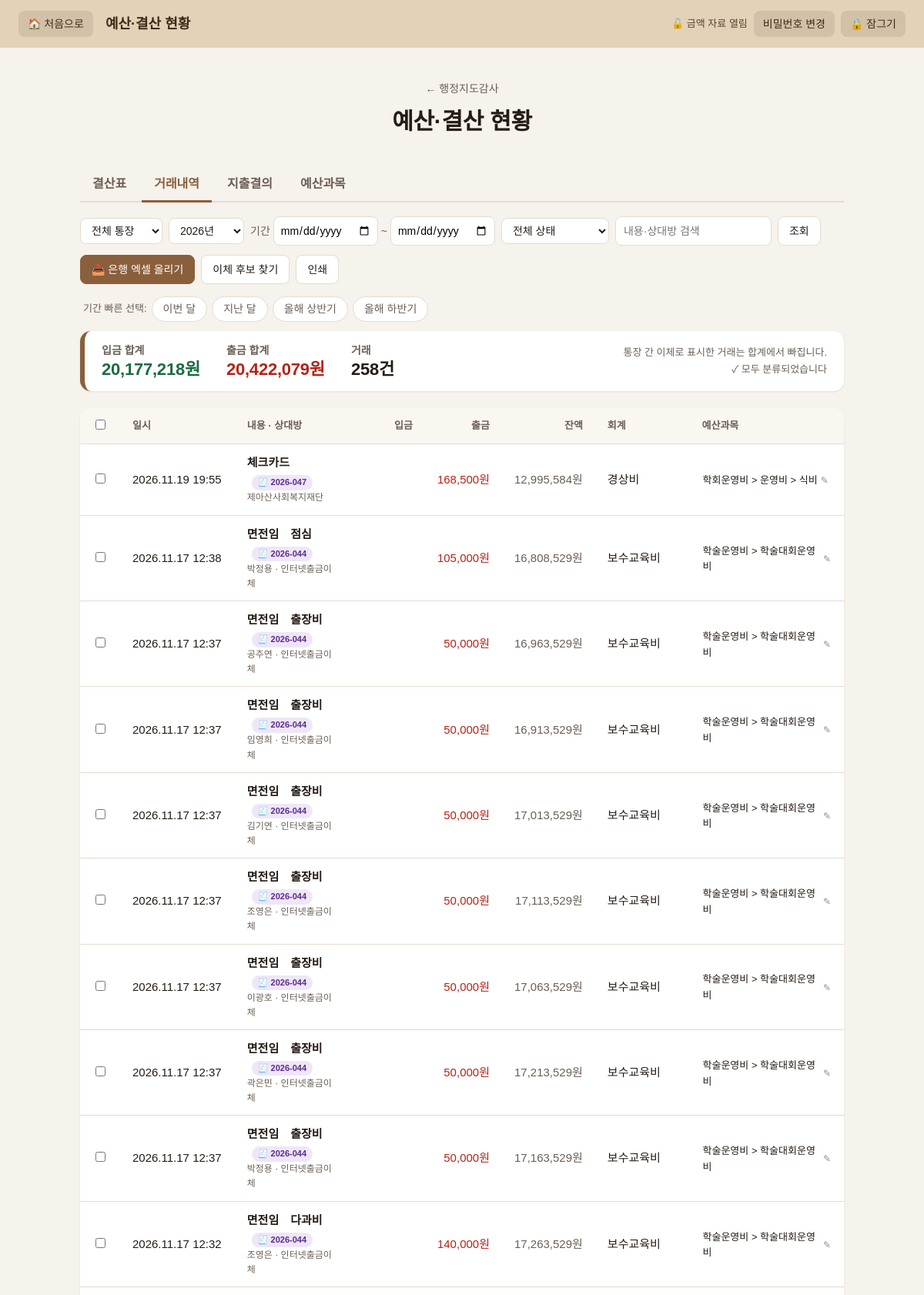
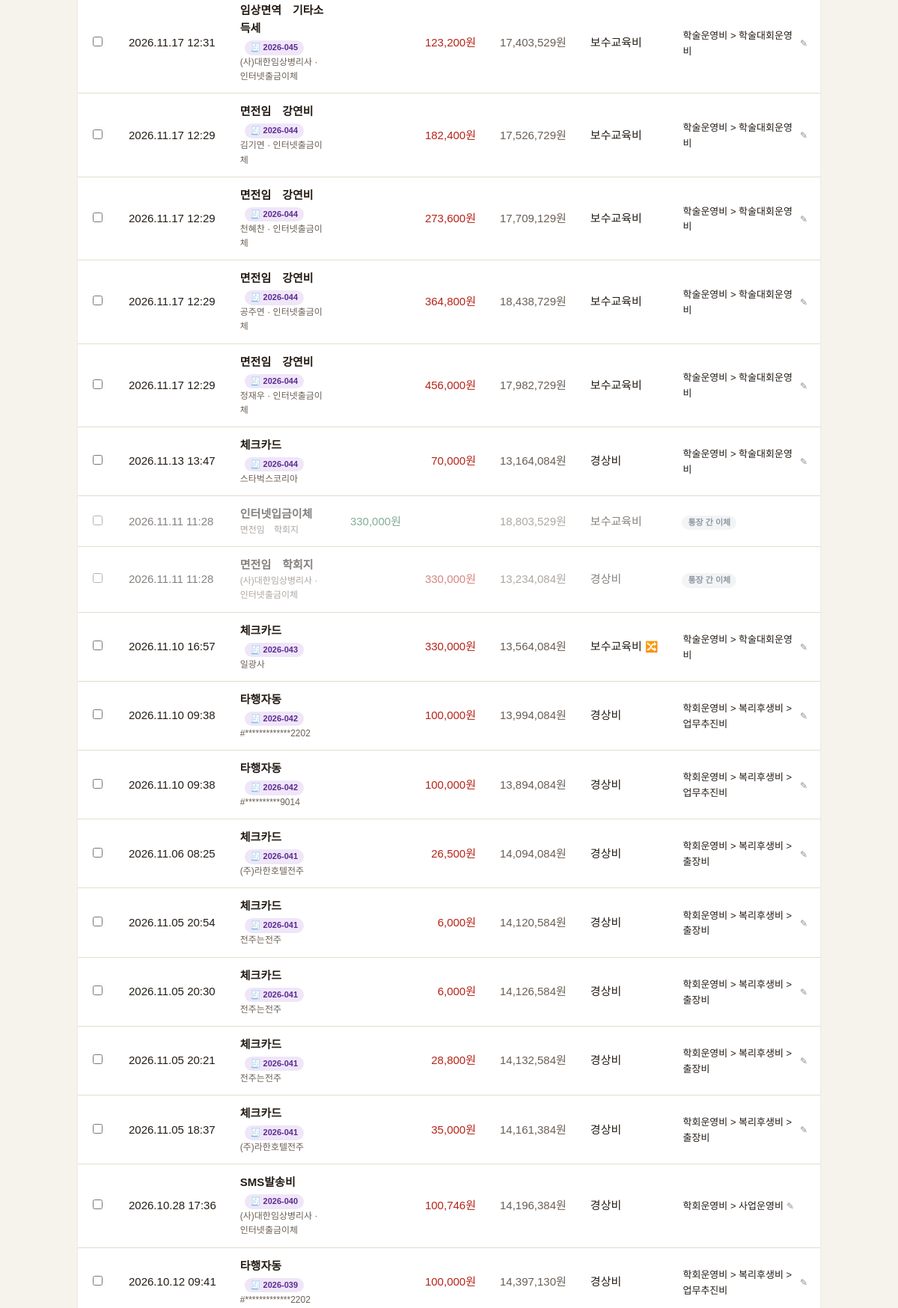
/audit/budget/transactions (signed in, upper part), run on the app's committed database (2 pictures, top to bottom).
### tables this page shows
CREATE TABLE voucher_transactions (  -- 결의서에 묶인 거래 (거래 한 건은 결의서 하나에만)
    voucher_id     INTEGER NOT NULL REFERENCES vouchers(id) ON DELETE CASCADE,
    transaction_id INTEGER NOT NULL UNIQUE REFERENCES bank_transactions(id) ON DELETE CASCADE,
    PRIMARY KEY (voucher_id, transaction_id)
);

CREATE TABLE bank_transactions (   -- 은행 엑셀에서 가져온 거래
    id              INTEGER PRIMARY KEY AUTOINCREMENT,
    account_id      INTEGER NOT NULL,            -- 거래가 일어난 통장
    occurred_at     TEXT NOT NULL,               -- YYYY-MM-DDTHH:MM:SS
    counterparty    TEXT,                        -- 보낸분/받는분
    memo_own        TEXT,                        -- 내 통장 표시
    memo            TEXT,
    summary         TEXT,                        -- 적요
    branch          TEXT,
    deposit         INTEGER NOT NULL DEFAULT 0,
    withdrawal      INTEGER NOT NULL DEFAULT 0,
    balance         INTEGER,
    fund_account_id INTEGER,                     -- 결산에서 속하는 회계(통장). 비우면 account_id
    category_id     INTEGER REFERENCES budget_categories(id) ON DELETE SET NULL,
    category_source TEXT,                        -- manual / rule
    is_transfer     INTEGER NOT NULL DEFAULT 0,  -- 통장 간 이체(수입·지출 합계에서 제외)
    note            TEXT,
    dedupe_key      TEXT NOT NULL,
    imported_at     TEXT
);

CREATE TABLE vouchers (            -- 지출결의서: 거래 여러 건을 묶는 결의서 한 장
    id          INTEGER PRIMARY KEY AUTOINCREMENT,
    voucher_no  TEXT,                            -- 결의번호 (예: 2026-003)
    title       TEXT NOT NULL,                   -- 적요
    issued_on   TEXT,                            -- 발의일 YYYY-MM-DD
    paid_on     TEXT,                            -- 지출일 YYYY-MM-DD
    receiver    TEXT,                            -- 영수자
    method      TEXT NOT NULL DEFAULT '이체',    -- 지출방법: 이체 / 카드 / 현금
    category_id INTEGER REFERENCES budget_categories(id) ON DELETE SET NULL,
    note        TEXT,                            -- 참고사항
    created_at  TEXT
);

CREATE TABLE accounts (          -- 통장 (경상비 / 보수교육비)
    id           INTEGER PRIMARY KEY AUTOINCREMENT,
    alias        TEXT NOT NULL DEFAULT '',     -- 별칭
    bank         TEXT,
    number       TEXT,                         -- 가려서 입력한 계좌번호 (전체 번호는 저장하지 않음)
    last4        TEXT,                         -- 끝 4자리 (엑셀 가져오기 때 통장 인식용)
    product_name TEXT,                         -- 계좌명
    purpose      TEXT,
    memo         TEXT
);

### routes/budget.py (the view)
@bp.route("/audit/budget/transactions")
def transactions():
    now_year = datetime.now().year
    account = request.args.get("account", "all")
    status = request.args.get("status", "all")
    q = request.args.get("q", "").strip()
    start, end = _date_arg(request.args.get("start")), _date_arg(request.args.get("end"))
    if start and end and start > end:
        start, end = end, start
    with db() as conn:
        accounts = conn.execute("SELECT id, alias, last4 FROM accounts ORDER BY id").fetchall()
        years = [int(r["y"]) for r in conn.execute(
            "SELECT DISTINCT substr(occurred_at, 1, 4) AS y FROM bank_transactions ORDER BY y DESC")]
        year = request.args.get("year")
        if year is None:
            year = str(years[0]) if years else str(now_year)
        elif year != "all" and not year.isdigit():
            year = str(now_year)
        where, args = ["1 = 1"], []
        if account.isdigit():
            where.append("t.account_id = ?"); args.append(int(account))
        else:
            account = "all"
        if start or end:            # 기간을 정하면 연도 선택보다 우선합니다
            year = "all"
            if start:
                where.append("substr(t.occurred_at, 1, 10) >= ?"); args.append(start)
            if end:
                where.append("substr(t.occurred_at, 1, 10) <= ?"); args.append(end)
        elif year != "all":
            where.append("substr(t.occurred_at, 1, 4) = ?"); args.append(year)
        base_where, base_args = " AND ".join(where), list(args)      # 상태·검색 조건을 빼고 센 값(미분류 건수용)
        if status == "unclassified":
            where.append("t.category_id IS NULL AND t.is_transfer = 0")
        elif status == "auto":
            where.append("t.category_source = 'rule'")
        elif status == "transfer":
            where.append("t.is_transfer = 1")
        elif status == "moved":
            where.append("t.fund_account_id IS NOT NULL AND t.fund_account_id != t.account_id")
        else:
            status = "all"
        if q:
            where.append("(t.memo_own LIKE ? OR t.counterparty LIKE ? OR t.summary LIKE ? OR t.memo LIKE ?)")
            args += [f"%{q}%"] * 4
        clause = " AND ".join(where)
        total_count = conn.execute(f"SELECT COUNT(*) FROM bank_transactions t WHERE {clause}", args).fetchone()[0]
        sums = conn.execute(
            f"SELECT COALESCE(SUM(deposit), 0) AS d, COALESCE(SUM(withdrawal), 0) AS w FROM bank_transactions t "
            f"WHERE {clause} AND t.is_transfer = 0", args).fetchone()
        unclassified = conn.execute(
            f"SELECT COUNT(*) FROM bank_transactions t WHERE {base_where} AND t.category_id IS NULL AND t.is_transfer = 0",
            base_args).fetchone()[0]
        pages = max(1, -(-total_count // PER_PAGE))
        page = request.args.get("page", "1")
        page = min(max(1, int(page) if page.isdigit() else 1), pages)
        rows = conn.execute(
            f"SELECT t.*, a.alias AS account_alias, f.alias AS fund_alias, vt.voucher_id, v.voucher_no FROM bank_transactions t "
            f"JOIN accounts a ON a.id = t.account_id "
            f"LEFT JOIN accounts f ON f.id = COALESCE(t.fund_account_id, t.account_id) "
            f"LEFT JOIN voucher_transactions vt ON vt.transaction_id = t.id "
            f"LEFT JOIN vouchers v ON v.id = vt.voucher_id "
            f"WHERE {clause} ORDER BY t.occurred_at DESC, t.id DESC LIMIT ? OFFSET ?",
            args + [PER_PAGE, (page - 1) * PER_PAGE]).fetchall()
        categories = _category_list(conn)
        paths = {c["id"]: c["path"] for c in categories}
    def link(**override):
        params = {"account": account, "year": None if (start or end) else year, "status": status, "q": q,
                  "start": start, "end": end, "page": 1}
        params.update(override)
        params = {k: v for k, v in params.items() if v not in ("", None) and not (k in ("account", "status") and v == "all")}
        if params.get("page") == 1:
            params.pop("page", None)
        return url_for("budget.transactions", **params)
    return render_template(
        "budget_transactions.html", page=get_menu("budget"), accounts=accounts, account=account, years=years,
        year=year, status=status, q=q, rows=rows, paths=paths, categories=categories, total_count=total_count,
        deposit_sum=sums["d"], withdrawal_sum=sums["w"], unclassified=unclassified, page_no=page, pages=pages,
        link=link, next_url=link(page=page) if page > 1 else link(),
        start=start or "", end=end or "", presets=_range_presets(),
    )

### templates/budget_transactions.html (shortened to what this page needs)
{% extends "base.html" %}
{% from "_budget_nav.html" import budget_nav %}
{% block header_title %}예산·결산 현황{% endblock %}
{% block content %}
<section class="intro">
  <a class="back no-print" href="{{ url_for('audit_home') }}">← 행정지도감사</a>
  <h1>예산·결산 현황</h1>
</section>
{{ budget_nav('transactions') }}
<div class="toolbar no-print">
  <form method="get" class="filters" id="filter-form">
    <select name="account" aria-label="통장">
      <option value="all">전체 통장</option>
    </select>
    <select name="year" aria-label="연도">
      {% for y in years %}<option value="{{ y }}" {{ 'selected' if year == y|string }}>{{ y }}년</option>{% endfor %}
    </select>
    <label class="range-in" title="기간을 정하면 연도 선택보다 우선합니다">기간
      <input type="date" name="start" value="{{ start }}" aria-label="시작일"> ~ <input type="date" name="end" value="{{ end }}" aria-label="종료일"></label>
    <select name="status" aria-label="상태">
      <option value="all" {{ 'selected' if status == 'all' }}>전체 상태</option>
    </select>
    <input type="search" name="q" value="{{ q }}" placeholder="내용·상대방 검색" aria-label="검색어">
    <button class="btn">조회</button>
  </form>
  <div class="actions">
    <button type="button" class="btn primary" data-open-add="import-dialog">📥 은행 엑셀 올리기</button>
    <a class="btn" href="{{ url_for('budget.transfers') }}">이체 후보 찾기</a>
    <button type="button" class="btn" onclick="window.print()">인쇄</button>
  </div>
</div>
{% if not accounts %}
<div class="empty"><p>먼저 <a class="inline-link" href="{{ url_for('finance.accounts') }}">예금통장·카드 현황</a>에서 경상비·보수교육비 통장을 등록해 주세요. 엑셀을 올릴 때 통장을 자동으로 찾는 데 쓰입니다.</p></div>
{% else %}
<p class="presets no-print">기간 빠른 선택:
  {% for label, a, b in presets %}<a class="pill" href="{{ link(start=a.isoformat(), end=b.isoformat(), year=None) }}">{{ label }}</a>{% endfor %}
  {% if start or end %}<a class="pill" href="{{ link(start=None, end=None, year=None) }}">기간 해제 ✕</a>{% endif %}</p>
<div class="sum-card compact">
  <div><div class="sum-label">입금 합계</div><div class="sum-amount plus">{{ deposit_sum|won }}</div></div>
  <div><div class="sum-label">출금 합계</div><div class="sum-amount minus">{{ withdrawal_sum|won }}</div></div>
  <div><div class="sum-label">거래</div><div class="sum-amount small">{{ total_count }}건</div></div>
  <div class="sum-note">통장 간 이체로 표시한 거래는 합계에서 빠집니다.<br>
    {% if unclassified %}<a class="warn-link" href="{{ link(status='unclassified') }}">⚠ 예산과목이 없는 거래 {{ unclassified }}건</a>{% else %}✓ 모두 분류되었습니다{% endif %}</div>
</div>
{% if rows %}
<form method="post" action="{{ url_for('budget.bulk') }}" id="tx-form">
  <div class="table-wrap">
    <table class="table tx-table">
      <thead><tr>
        <th class="no-print check-col"><input type="checkbox" id="check-all" aria-label="모두 선택"></th>
        <th>일시</th><th>내용 · 상대방</th><th class="num">입금</th><th class="num">출금</th><th class="num">잔액</th>
        <th>회계</th><th>예산과목</th>
      </tr></thead>
      <tbody>
      {% for t in rows %}
        <tr class="{{ 'is-transfer' if t.is_transfer }}">
          <td class="no-print check-col"><input type="checkbox" name="ids" value="{{ t.id }}" aria-label="선택"></td>
          <td class="nowrap">{{ t.occurred_at|ktx }}</td>
          <td class="tx-main">
            <strong>{{ t.memo_own or t.summary or '' }}</strong>
            {% if t.voucher_id %}<a class="badge voucher" href="{{ url_for('vouchers.detail', voucher_id=t.voucher_id) }}" title="지출결의서 열기">🧾 {{ t.voucher_no }}</a>{% endif %}
            <span class="tx-sub">{{ t.counterparty or '' }}{% if t.summary and t.memo_own %} · {{ t.summary }}{% endif %}</span>
          </td>
          <td class="num plus">{{ t.deposit|won if t.deposit }}</td>
          <td class="num minus">{{ t.withdrawal|won if t.withdrawal }}</td>
          <td class="num muted">{{ t.balance|won if t.balance is not none }}</td>
          <td class="nowrap">{{ t.fund_alias or t.account_alias }}{% if t.fund_account_id and t.fund_account_id != t.account_id %} <span class="badge moved" title="{{ t.account_alias }} 통장에서 {{ t.fund_alias }} 회계로 옮김">🔀</span>{% endif %}</td>
          <td class="cat-col">
            {% if t.is_transfer %}<span class="badge transfer">통장 간 이체</span>
            {% else %}
            <button type="button" class="cat-edit no-print-btn" data-open-edit="tx-cat-dialog" data-id="{{ t.id }}"
                    data-category-id="{{ t.category_id or '' }}" data-desc="{{ t.memo_own or t.summary or t.counterparty or '' }}"
                    title="눌러서 예산과목 {{ '변경' if t.category_id else '지정' }}">
              {% if t.category_id %}<span class="cat-path">{{ paths.get(t.category_id, '') }}</span>{% if t.category_source == 'rule' %} <span class="badge auto" title="규칙으로 자동 분류됨">자동</span>{% endif %}
              {% else %}<span class="badge unclassified">미분류</span>{% endif %}
              <span class="pen" aria-hidden="true">✎</span>
            </button>
            {% endif %}
          </td>
        </tr>
      {% endfor %}
      </tbody>
    </table>
  </div>
</form>
{% else %}
<div class="empty"><p>{% if total_count == 0 and not q and status == 'all' %}가져온 거래가 없습니다. 오른쪽 위 [은행 엑셀 올리기]로 국민은행 거래내역서를 올려 보세요.{% else %}조건에 맞는 거래가 없습니다.{% endif %}</p></div>
{% endif %}
{% endif %}
{% endblock %}

### data on the page
voucher_transactions: occurred_at|ktx "2026.11.19 19:55", summary "체크카드", voucher_no "2026-047", counterparty "제아산사회복지재단", withdrawal|won "168,500원", balance|won "12,995,584원", alias "경상비", get "학회운영비 > 운영비 > 식비"
voucher_transactions: occurred_at|ktx "2026.11.17 12:38", memo_own "면전임 점심", voucher_no "2026-044", counterparty "박정용", summary "인터넷출금이체", withdrawal|won "105,000원", balance|won "16,808,529원", alias "보수교육비", get "학술운영비 > 학술대회운영비"
voucher_transactions: occurred_at|ktx "2026.11.17 12:37", memo_own "면전임 출장비", voucher_no "2026-044", counterparty "공주연", summary "인터넷출금이체", withdrawal|won "50,000원", balance|won "16,963,529원", alias "보수교육비", get "학술운영비 > 학술대회운영비"
voucher_transactions: occurred_at|ktx "2026.11.17 12:37", memo_own "면전임 출장비", voucher_no "2026-044", counterparty "임영희", summary "인터넷출금이체", withdrawal|won "50,000원", balance|won "16,913,529원", alias "보수교육비", get "학술운영비 > 학술대회운영비"
voucher_transactions: occurred_at|ktx "2026.11.17 12:37", memo_own "면전임 출장비", voucher_no "2026-044", counterparty "김기연", summary "인터넷출금이체", withdrawal|won "50,000원", balance|won "17,013,529원", alias "보수교육비", get "학술운영비 > 학술대회운영비"
voucher_transactions: occurred_at|ktx "2026.11.17 12:37", memo_own "면전임 출장비", voucher_no "2026-044", counterparty "조영은", summary "인터넷출금이체", withdrawal|won "50,000원", balance|won "17,113,529원", alias "보수교육비", get "학술운영비 > 학술대회운영비"
voucher_transactions: occurred_at|ktx "2026.11.17 12:37", memo_own "면전임 출장비", voucher_no "2026-044", counterparty "이광호", summary "인터넷출금이체", withdrawal|won "50,000원", balance|won "17,063,529원", alias "보수교육비", get "학술운영비 > 학술대회운영비"
voucher_transactions: occurred_at|ktx "2026.11.17 12:37", memo_own "면전임 출장비", voucher_no "2026-044", counterparty "곽은민", summary "인터넷출금이체", withdrawal|won "50,000원", balance|won "17,213,529원", alias "보수교육비", get "학술운영비 > 학술대회운영비"
voucher_transactions: occurred_at|ktx "2026.11.17 12:37", memo_own "면전임 출장비", voucher_no "2026-044", counterparty "박정용", summary "인터넷출금이체", withdrawal|won "50,000원", balance|won "17,163,529원", alias "보수교육비", get "학술운영비 > 학술대회운영비"
voucher_transactions: occurred_at|ktx "2026.11.17 12:32", memo_own "면전임 다과비", voucher_no "2026-044", counterparty "조영은", summary "인터넷출금이체", withdrawal|won "140,000원", balance|won "17,263,529원", alias "보수교육비", get "학술운영비 > 학술대회운영비"
voucher_transactions: occurred_at|ktx "2026.11.17 12:31", memo_own "임상면역 기타소득세", voucher_no "2026-045", counterparty "(사)대한임상병리사", summary "인터넷출금이체", withdrawal|won "123,200원", balance|won "17,403,529원", alias "보수교육비", get "학술운영비 > 학술대회운영비"
voucher_transactions: occurred_at|ktx "2026.11.17 12:29", memo_own "면전임 강연비", voucher_no "2026-044", counterparty "김기연", summary "인터넷출금이체", withdrawal|won "182,400원", balance|won "17,526,729원", alias "보수교육비", get "학술운영비 > 학술대회운영비"
voucher_transactions: occurred_at|ktx "2026.11.17 12:29", memo_own "면전임 강연비", voucher_no "2026-044", counterparty "천혜찬", summary "인터넷출금이체", withdrawal|won "273,600원", balance|won "17,709,129원", alias "보수교육비", get "학술운영비 > 학술대회운영비"
voucher_transactions: occurred_at|ktx "2026.11.17 12:29", memo_own "면전임 강연비", voucher_no "2026-044", counterparty "공주연", summary "인터넷출금이체", withdrawal|won "364,800원", balance|won "18,438,729원", alias "보수교육비", get "학술운영비 > 학술대회운영비"
voucher_transactions: occurred_at|ktx "2026.11.17 12:29", memo_own "면전임 강연비", voucher_no "2026-044", counterparty "정재우", summary "인터넷출금이체", withdrawal|won "456,000원", balance|won "17,982,729원", alias "보수교육비", get "학술운영비 > 학술대회운영비"
voucher_transactions: occurred_at|ktx "2026.11.13 13:47", summary "체크카드", voucher_no "2026-044", counterparty "스타벅스코리아", withdrawal|won "70,000원", balance|won "13,164,084원", alias "경상비", get "학술운영비 > 학술대회운영비"
bank_transactions: occurred_at|ktx "2026.11.11 11:28", memo_own+summary "인터넷입금이체", counterparty "면전임 학회지", deposit|won "330,000원", balance|won "18,803,529원", alias "보수교육비", is_transfer "통장 간 이체"
bank_transactions: occurred_at|ktx "2026.11.11 11:28", memo_own "면전임 학회지", counterparty "(사)대한임상병리사", summary "인터넷출금이체", withdrawal|won "330,000원", balance|won "13,234,084원", alias "경상비", is_transfer "통장 간 이체"
voucher_transactions: occurred_at|ktx "2026.11.10 16:57", summary "체크카드", voucher_no "2026-043", counterparty "일광사", withdrawal|won "330,000원", balance|won "13,564,084원", alias "보수교육비", get "학술운영비 > 학술대회운영비"
voucher_transactions: occurred_at|ktx "2026.11.10 09:38", summary "타행자동", voucher_no "2026-042", counterparty "#*************2202", withdrawal|won "100,000원", balance|won "13,994,084원", alias "경상비", get "학회운영비 > 복리후생비 > 업무추진비"
voucher_transactions: occurred_at|ktx "2026.11.10 09:38", summary "타행자동", voucher_no "2026-042", counterparty "#**********9014", withdrawal|won "100,000원", balance|won "13,894,084원", alias "경상비", get "학회운영비 > 복리후생비 > 업무추진비"
voucher_transactions: occurred_at|ktx "2026.11.06 08:25", summary "체크카드", voucher_no "2026-041", counterparty "(주)라한호텔전주", withdrawal|won "26,500원", balance|won "14,094,084원", alias "경상비", get "학회운영비 > 복리후생비 > 출장비"
voucher_transactions: occurred_at|ktx "2026.11.05 20:54", summary "체크카드", voucher_no "2026-041", counterparty "전주는전주", withdrawal|won "6,000원", balance|won "14,120,584원", alias "경상비", get "학회운영비 > 복리후생비 > 출장비"
voucher_transactions: occurred_at|ktx "2026.11.05 20:30", summary "체크카드", voucher_no "2026-041", counterparty "전주는전주", withdrawal|won "6,000원", balance|won "14,126,584원", alias "경상비", get "학회운영비 > 복리후생비 > 출장비"
voucher_transactions: occurred_at|ktx "2026.11.05 20:21", summary "체크카드", voucher_no "2026-041", counterparty "전주는전주", withdrawal|won "28,800원", balance|won "14,132,584원", alias "경상비", get "학회운영비 > 복리후생비 > 출장비"
voucher_transactions: occurred_at|ktx "2026.11.05 18:37", summary "체크카드", voucher_no "2026-041", counterparty "(주)라한호텔전주", withdrawal|won "35,000원", balance|won "14,161,384원", alias "경상비", get "학회운영비 > 복리후생비 > 출장비"
voucher_transactions: occurred_at|ktx "2026.10.28 17:36", memo_own "SMS발송비", voucher_no "2026-040", counterparty "(사)대한임상병리사", summary "인터넷출금이체", withdrawal|won "100,746원", balance|won "14,196,384원", alias "경상비", get "학회운영비 > 사업운영비"
voucher_transactions: occurred_at|ktx "2026.10.12 09:41", summary "타행자동", voucher_no "2026-039", counterparty "#*************2202", withdrawal|won "100,000원", balance|won "14,397,130원", alias "경상비", get "학회운영비 > 복리후생비 > 업무추진비"

### other printed values
{{ label }} "이번 달" "지난 달" "올해 상반기" "올해 하반기"
{{ deposit_sum|won }} "20,177,218원"
{{ withdrawal_sum|won }} "20,422,079원"
{{ total_count }} "258"
form field year "2026년"
